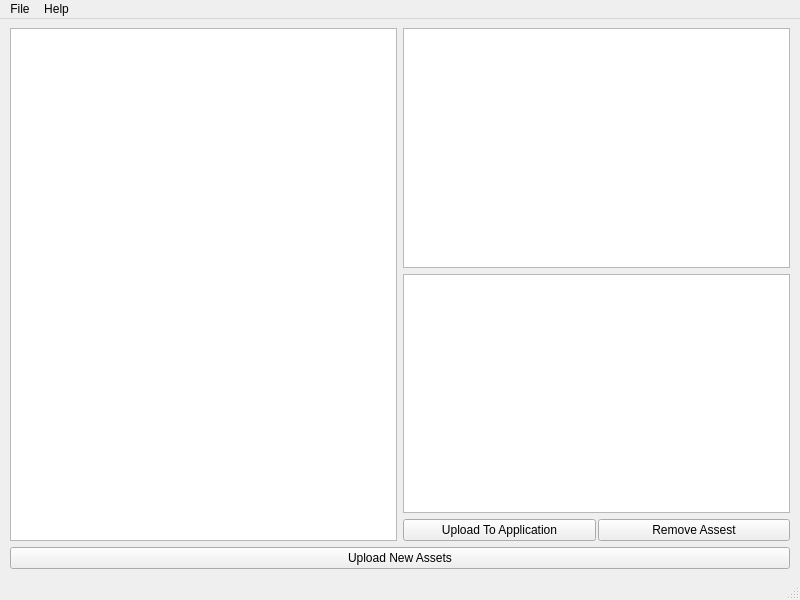
<?xml version="1.0" encoding="UTF-8"?>
<ui version="4.0">
 <class>MainWindow</class>
 <widget class="QMainWindow" name="MainWindow">
  <property name="geometry">
   <rect>
    <x>0</x>
    <y>0</y>
    <width>800</width>
    <height>600</height>
   </rect>
  </property>
  <property name="minimumSize">
   <size>
    <width>800</width>
    <height>600</height>
   </size>
  </property>
  <property name="maximumSize">
   <size>
    <width>1920</width>
    <height>1080</height>
   </size>
  </property>
  <property name="windowTitle">
   <string>Wallpapers &amp; More Asset Manager</string>
  </property>
  <widget class="QWidget" name="centralwidget">
   <layout class="QVBoxLayout" name="verticalLayout_2">
    <property name="leftMargin">
     <number>10</number>
    </property>
    <property name="rightMargin">
     <number>10</number>
    </property>
    <item>
     <layout class="QHBoxLayout" name="horizontalLayout">
      <item>
       <widget class="QTreeView" name="Main_treeView">
        <property name="layoutDirection">
         <enum>Qt::LeftToRight</enum>
        </property>
        <property name="autoFillBackground">
         <bool>true</bool>
        </property>
        <property name="sizeAdjustPolicy">
         <enum>QAbstractScrollArea::AdjustToContents</enum>
        </property>
        <property name="rootIsDecorated">
         <bool>true</bool>
        </property>
       </widget>
      </item>
      <item>
       <layout class="QVBoxLayout" name="verticalLayout">
        <item>
         <widget class="QGraphicsView" name="Image_graphicsView">
          <property name="autoFillBackground">
           <bool>true</bool>
          </property>
          <property name="backgroundBrush">
           <brush brushstyle="SolidPattern">
            <color alpha="255">
             <red>0</red>
             <green>0</green>
             <blue>0</blue>
            </color>
           </brush>
          </property>
         </widget>
        </item>
        <item>
         <widget class="QTextBrowser" name="Image_Info_TextBrowser"/>
        </item>
        <item>
         <layout class="QHBoxLayout" name="horizontalLayout_3">
          <property name="spacing">
           <number>2</number>
          </property>
          <item>
           <widget class="QPushButton" name="UploadToAppButton">
            <property name="text">
             <string>Upload To Application</string>
            </property>
           </widget>
          </item>
          <item>
           <widget class="QPushButton" name="Remove_Button">
            <property name="text">
             <string>Remove Assest</string>
            </property>
           </widget>
          </item>
         </layout>
        </item>
       </layout>
      </item>
     </layout>
    </item>
    <item>
     <widget class="QPushButton" name="UploadToDatabaseButton">
      <property name="text">
       <string>Upload New Assets</string>
      </property>
     </widget>
    </item>
   </layout>
  </widget>
  <widget class="QStatusBar" name="statusbar"/>
  <widget class="QMenuBar" name="menubar">
   <property name="geometry">
    <rect>
     <x>0</x>
     <y>0</y>
     <width>800</width>
     <height>17</height>
    </rect>
   </property>
   <widget class="QMenu" name="menuFile">
    <property name="title">
     <string>File</string>
    </property>
    <addaction name="actionNew_Assets"/>
    <addaction name="actionCheck_For_Duplicates_2"/>
    <addaction name="separator"/>
    <addaction name="actionClose_2"/>
   </widget>
   <widget class="QMenu" name="menuHelp">
    <property name="title">
     <string>Help</string>
    </property>
    <addaction name="actionAbout_WM"/>
   </widget>
   <addaction name="menuFile"/>
   <addaction name="menuHelp"/>
  </widget>
  <action name="actionFile">
   <property name="checkable">
    <bool>true</bool>
   </property>
   <property name="text">
    <string>File</string>
   </property>
  </action>
  <action name="actionFolder">
   <property name="text">
    <string>Folder</string>
   </property>
  </action>
  <action name="actionAbout_WM">
   <property name="text">
    <string>About WM</string>
   </property>
  </action>
  <action name="actionCheck_For_Duplicates">
   <property name="text">
    <string>Check For Duplicates</string>
   </property>
  </action>
  <action name="actionNew_Assets">
   <property name="text">
    <string>New Assets</string>
   </property>
  </action>
  <action name="actionCheck_For_Duplicates_2">
   <property name="text">
    <string>Check For Duplicates</string>
   </property>
  </action>
  <action name="actionClose">
   <property name="text">
    <string>Close</string>
   </property>
  </action>
  <action name="actionClose_2">
   <property name="text">
    <string>Close</string>
   </property>
  </action>
 </widget>
 <resources/>
 <connections/>
</ui>
